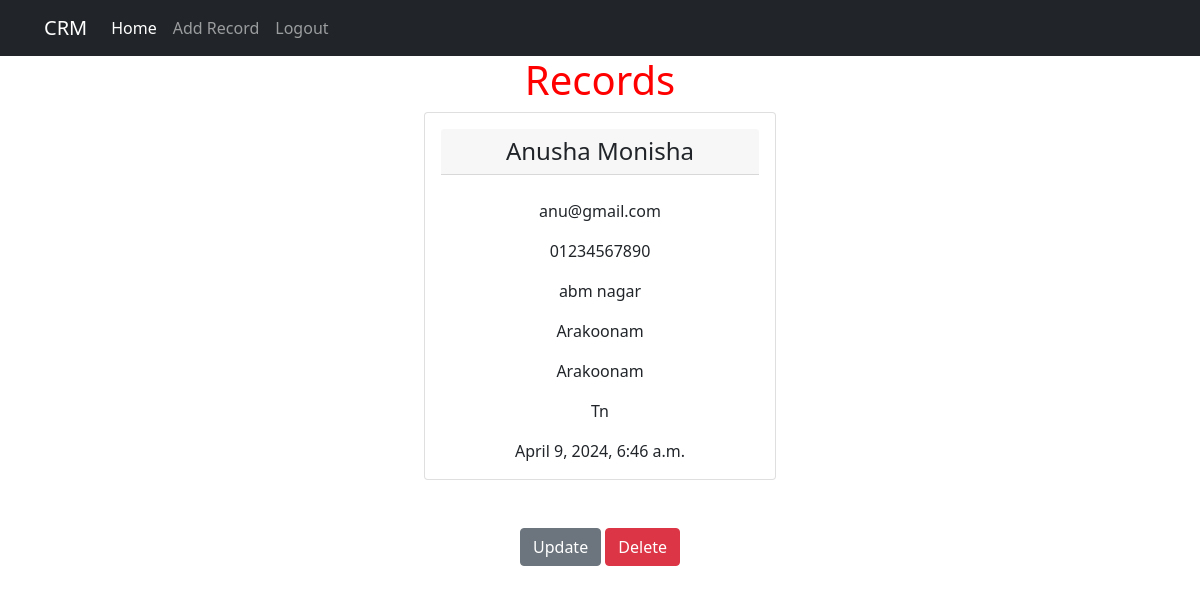
The page /record/8 (signed in) on the database its author committed.
### website/models.py (models this page shows, shortened)
class dcrmDb2(models.Model):
    dateCreated = models.DateTimeField(auto_now_add = True)
    firstName = models.CharField(max_length=100)
    lastName =  models.CharField(max_length=100)
    email = models.EmailField(max_length = 100)
    phoneNo = models.CharField(max_length = 15)
    address = models.CharField(max_length=250)
    city = models.CharField(max_length=100)
    state = models.CharField(max_length=100)
    pinCode = models.CharField(max_length=10)

### website/views.py (the view)
# urls.py: path('record/<int:pk>', views.customerRecord, name='record' ),
def customerRecord(request, pk):
    if request.user.is_authenticated:
        customerRecord = dcrmDb2.objects.get(id=pk)
        return render(request, 'record.html', {'customerRecord': customerRecord})
    else:
        messages.success(request, "Must be logged in")
        return redirect('home')

### website/Templates/record.html
{% extends 'base.html'%}
{% block content %}
{% load static %}
<link rel="stylesheet" href="{% static 'css/style.css' %}">
<div class="col-md-6 offset-md-3" style="text-align: center;">
    <h1> Records</h1>
    <center>
        <div class="card" style="width: 22rem;">
            <div class="card-body">
            <h4 class="card-header card-title">{{ customerRecord.firstName }} {{ customerRecord.lastName }}</h4>
                <br>
            <p class="card-text">{{ customerRecord.email }}</p>
            <p class="card-text">{{ customerRecord.phoneNo }}</p>
            <p class="card-text">{{ customerRecord.address }}</p>
            <p class="card-text">{{ customerRecord.city }}</p>
            <p class="card-text">{{ customerRecord.city }}</p>
            <p class="card-text">{{ customerRecord.state }}</p>
            <p class="card-text">{{ customerRecord.dateCreated }}</p>
            </div>
        </div>
        <br><br></center>
      <a href="{% url 'UpdateRecord' customerRecord.id %}" class="btn btn-secondary">Update</a>
      <a href="{% url 'deleteRecord' customerRecord.id %}" class="btn btn-danger">Delete</a>
    </div>
{% endblock %}

### website/static/css/style.css (style rules this page uses)
h1 { color: red; size: 100px; }

### rows shown on the page
dcrmDb2: firstName "Anusha", lastName "Monisha", email "anu@gmail.com", phoneNo "01234567890", address "abm nagar", city "Arakoonam", state "Tn", dateCreated "April 9, 2024, 6:46 a.m."
